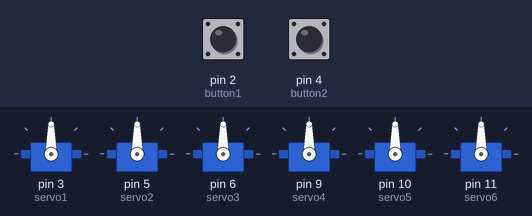
Recording of a sketch running on a simulated Arduino Uno, built with avr-gcc and run on an emulated ATmega328P. On the bench: 6 × servo. The inputs (shaded band) are chosen by the test bench; at power-on: pin 2 (button1) LOW, pin 4 (button2) LOW.

Above: at 1.2 s.
1.3 s: pin 2 (button1) pulled HIGH for 0.15 s
4.4 s: pin 4 (button2) pulled HIGH for 3.2 s
At 10.3 s:
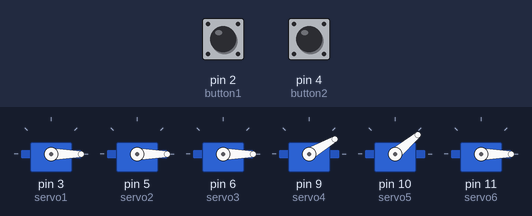
10.6 s: pin 2 (button1) pulled HIGH for 1 s
At 16.2 s:
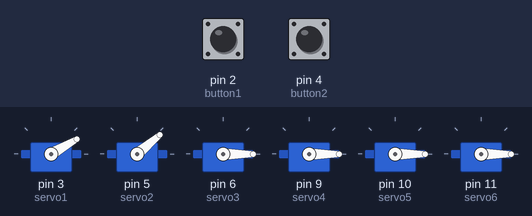
Timing chart, 0 to 17.7 s (numbered marks = the images above; inputs shaded):
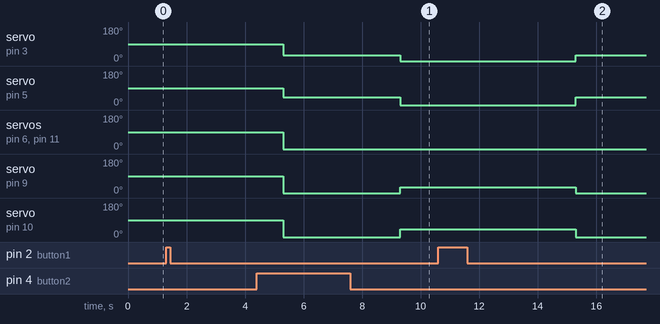

Measured:
- after the input at 1.3 s, every drawn part: stays the same
- after the input at 10.6 s, servo on pin 3 (servo1): 0° → 30° after 4.7 s; servo on pin 5 (servo2): 0° → 40° after 4.7 s; servo on pin 9 (servo4): 30° → 0° after 4.7 s; servo on pin 10 (servo5): 40° → 0° after 4.7 s

The sketch:

sketch_jul26a.ino
```cpp
#include <Servo.h> //используем библиотеку для работы с сервоприводом

Servo servo1; //объявляем переменную servo типа Servo
Servo servo2;
Servo servo3;
Servo servo4;
Servo servo5;
Servo servo6;


int button1 = 2;
int button2 = 4;
//int led = 8;
void setup()
{
servo1.attach(3); //привязываем привод к порту
servo2.attach(5);
servo3.attach(6);
servo4.attach(9);
servo5.attach(10);
servo6.attach(11);


//pinMode(led, OUTPUT);

pinMode(button1, INPUT);
pinMode(button2, INPUT);
}
void loop(){
if (digitalRead(button1) == HIGH) {
  delay (2000);
 // digitalWrite(led, HIGH);
delay(2000); //ждем 2 секунды
servo4.write(0); //приводим все сервы другой ноги в исходное положение, чтоб нога была ровной
servo5.write(0);
servo6.write(0);

servo1.write(30); //бедро
servo2.write(40);//колено
servo3.write(0);//стопа, градус еще не решила
delay(2000); //ждем 2 секунды
}
else {
//  digitalWrite(led, LOW);

}
if (digitalRead(button2) == HIGH) {
  //digitalWrite(led, HIGH);
delay(2000); //ждем 2 секунды

servo1.write(0); //приводим все сервы другой ноги в исходное положение, чтоб нога была ровной
servo2.write(0);
servo3.write(0);

servo4.write(30); //бедро
servo5.write(40);//колено
servo6.write(0);//стопа, градус еще не решила
delay(2000); //ждем 2 секунды
}
else {
  //digitalWrite(led, LOW);
}
}
```
